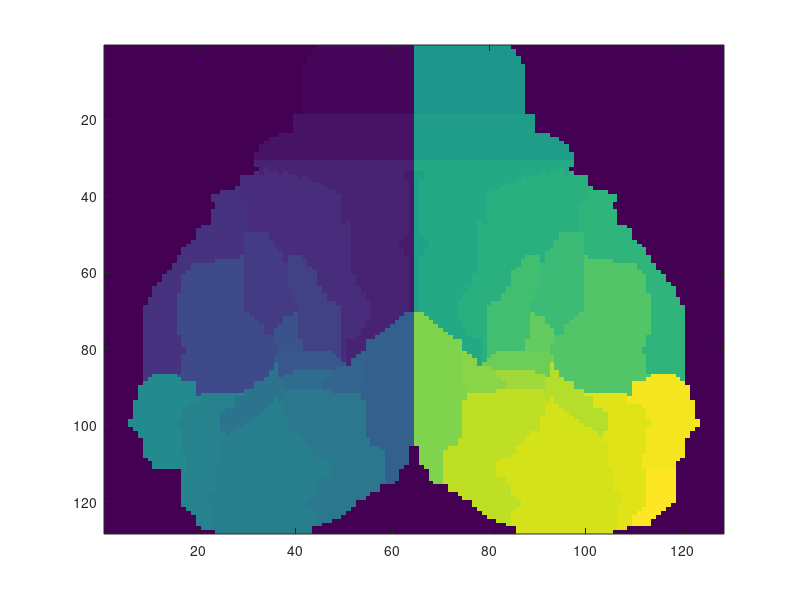

The MATLAB script that drew this image: (Note: this script raises an error after producing the figure.)
clear all;close all;clc
excelFile="X:\XW\PVChR2-Thy1RGECO\PVChR2-Thy1RGECO-LeftGrid.xlsx";
load(which('AtlasandIsbrain.mat'))
AtlasSeedsFilled(:,65:end)=AtlasSeedsFilled(:,65:end)+20;
AtlasSeedsFilled(AtlasSeedsFilled==20) = 0;
imagesc(AtlasSeedsFilled)
load('Z:\220210\220210-m.mat')


%load the laser frame (first frame of the laser stim)
for excelRows = 2:4    
    runsInfo = parseRuns_xw(excelFile,excelRows);
    runInfo = runsInfo(1);
    totalSubFileNum = length(runInfo.rawFile)/2;
    gridLaser_mouse = nan(128,128,160,totalSubFileNum);
    for ii = 1:totalSubFileNum
        load(strcat(runInfo.saveFilePrefix(1:end-6),'_',num2str(ii),'-xform_laser_grid.mat'),'gridLaser')
        gridLaser_mouse(:,:,:,ii) = gridLaser;
    end
    gridLaser_mouse = nanmean(gridLaser_mouse,4);
    save(strcat(runInfo.saveFilePrefix(1:end-6),'-xform_laser_grid.mat'),'gridLaser_mouse')
end

%loading prevoius step into one step file 
gridLaser_mice = nan(128,128,160,3);
ii = 1;
for excelRows = 2:4
    runsInfo = parseRuns_xw(excelFile,excelRows);
    runInfo = runsInfo(1);
    load(strcat(runInfo.saveFilePrefix(1:end-6),'-xform_laser_grid.mat'),'gridLaser_mouse')
    gridLaser_mice(:,:,:,ii)= gridLaser_mouse;
    ii = ii+1;
end
save('X:\XW\PVChR2-Thy1RGECO\cat\N13M309-N13M548-N13M549-gridLaser_mice.mat','gridLaser_mice')


%Find the maximum of each of the laser frames
load('X:\XW\PVChR2-Thy1RGECO\cat\N13M309-N13M548-N13M549-GoodSeedsNew.mat','GoodSeedsidx_new_mice')
seedLocation = nan(2,3,160);
seedLocation_mice = nan(2,160);
for ii = 1:160
    if GoodSeedsidx_new_mice(ii)
        tmp=gridLaser_mice(:,:,ii,1);
        [~,I_1] = max(tmp(:));
        [row_1,col_1] = ind2sub([128 128],I_1);
        seedLocation(1,1,ii) = row_1;
        seedLocation(2,1,ii) = col_1;

        tmp=gridLaser_mice(:,:,ii,2);
        [~,I_2] = max(tmp(:));
        [row_2,col_2] = ind2sub([128 128],I_2);
        seedLocation(1,2,ii) = row_2;
        seedLocation(2,2,ii) = col_2;

        tmp=gridLaser_mice(:,:,ii,3);
        [~,I_3] = max(tmp(:));        
        [row_3,col_3] = ind2sub([128 128],I_3);
        seedLocation(1,3,ii) = row_3;
        seedLocation(2,3,ii) = col_3;
        seedLocation_mice(1,ii) = mean(seedLocation(1,:,ii),2);
        seedLocation_mice(2,ii)= mean(seedLocation(2,:,ii),2);
    end
end
save('X:\XW\PVChR2-Thy1RGECO\cat\N13M309-N13M548-N13M549-SeedLocation.mat','seedLocation_mice')


% find index to sort the matrix in the order of functional regions
load('X:\XW\PVChR2-Thy1RGECO\cat\N13M309-N13M548-N13M549-SeedLocation.mat','seedLocation_mice')
atlasIndx = nan(1,160);
atlasIndx_valid = nan(1,79);
seedLocation_mice_valid = nan(2,79);
jj = 1;
for ii = 1:160
    if ~isnan(seedLocation_mice(1,ii))
        seedLocation_mice_valid(:,jj) = round(seedLocation_mice(:,ii));
        atlasIndx(ii) = AtlasSeedsFilled(seedLocation_mice_valid(1,jj),...
            seedLocation_mice_valid(2,jj));
        atlasIndx_valid(jj) = atlasIndx(ii);
        jj = jj+1;
    end
end
[atlasIndx_valid_sorted,I] = sort(atlasIndx_valid);
seedLocation_mice_valid_sorted = seedLocation_mice_valid(:,I);
save('X:\XW\PVChR2-Thy1RGECO\cat\N13M309-N13M548-N13M549-Atlas.mat','atlasIndx_valid_sorted','I','atlasIndx_valid')
save('X:\XW\PVChR2-Thy1RGECO\cat\N13M309-N13M548-N13M549-SeedLocation.mat','seedLocation_mice_valid','seedLocation_mice_valid_sorted','-append')

%create sorted seed location
load('X:\XW\PVChR2-Thy1RGECO\cat\N13M309-N13M548-N13M549-GoodSeedsNew.mat')
colors = {'r','g','b','w'};
ll = 1;
for excelRows = 2:4
    runsInfo = parseRuns_xw(excelFile,excelRows);
    runInfo = runsInfo(1);
    totalSubFileNum = length(runInfo.rawFile)/2;
    load(strcat(runInfo.saveFilePrefix(1:end-6),'-xform_laser_grid.mat'),'gridLaser_mouse')
    seedLocation_mouse = nan(2,160);
    seedLocation_mouse_valid = nan(2,79);
    seedLocation_mouse_R = nan(2,160);
    seedLocation_mouse_valid_R = nan(2,79);
    jj = 1;
    for ii = 1:160
        if GoodSeedsidx_new_mice(ii)
            temp = gridLaser_mouse(:,:,ii,1);
            [~,I_temp] = max(temp(:));
            [row,col] = ind2sub([128 128],I_temp);

            seedLocation_mouse(1,ii) = row;
            seedLocation_mouse(2,ii) = col;
            seedLocation_mouse_valid(1,jj) = row;
            seedLocation_mouse_valid(2,jj) = col;

            seedLocation_mouse_R(1,ii) = row;
            seedLocation_mouse_R(2,ii) = 128-col+1;
            seedLocation_mouse_valid_R(1,jj) = row;
            seedLocation_mouse_valid_R(2,jj) = 128-col+1;
            jj = jj+1;
        end
    end
    seedLocation_mouse_valid_sorted = seedLocation_mouse_valid(:,I);
    seedLocation_mouse_valid_sorted_R = seedLocation_mouse_valid_R(:,I);
    for kk = 1:79
        hold on
        scatter(seedLocation_mouse_valid_sorted(2,kk),...
            seedLocation_mouse_valid_sorted(1,kk),colors{ll})
    end
    for kk = 1:79
        hold on
        scatter(seedLocation_mouse_valid_sorted_R(2,kk),...
            seedLocation_mouse_valid_sorted_R(1,kk),colors{ll})
    end
    save(strcat(runInfo.saveFilePrefix(1:end-6),'-seedLocation.mat'),...
        'seedLocation_mouse','seedLocation_mouse_valid','seedLocation_mouse_valid_sorted',...
        'seedLocation_mouse_R','seedLocation_mouse_valid_R','seedLocation_mouse_valid_sorted_R')
    ll = ll+1;
end

% create time trace for each seed
for excelRows = 2:4
    runsInfo = parseRuns_xw(excelFile,excelRows);
    runInfo = runsInfo(1);
    totalSubFileNum = length(runInfo.rawFile)/2;
    load(strcat(runInfo.saveFilePrefix(1:end-6),'-seedLocation.mat'),'seedLocation_mouse','seedLocation_mouse_R')
    load(runInfo.saveMaskFile,'GoodSeedsidx')
    gridEvokeTimeTrace_jRGECO1a_L = nan(runInfo.samplingRate*runInfo.blockLen,160);
    gridEvokeTimeTrace_jRGECO1a_R = nan(runInfo.samplingRate*runInfo.blockLen,160);
    
    jj = 1;
    for ii = 1:totalSubFileNum
        load(strcat(runInfo.saveFilePrefix(1:end-6),'_',num2str(ii),'-avgCalciumMovie.mat'),'AvgMovie_jRGECO1a')
        AvgMovie_jRGECO1a = reshape(AvgMovie_jRGECO1a,128,128,runInfo.samplingRate*runInfo.blockLen,[]);
        numBlock = size(AvgMovie_jRGECO1a,4);
        kk = 1;
        while kk < numBlock+1
            if GoodSeedsidx(m(jj)) == 1        
                x1 = seedLocation_mouse(2,m(jj));
                y1 = seedLocation_mouse(1,m(jj));
                [X,Y] = meshgrid(1:128,1:128);
                radius = 3;
                ROI = sqrt((X-x1).^2+(Y-y1).^2)<radius;
                movie_jRGECO1a = AvgMovie_jRGECO1a(:,:,:,kk);
                ROI = ROI(:);
                movie_jRGECO1a = reshape(movie_jRGECO1a,[],size(movie_jRGECO1a,3));
                gridEvokeTimeTrace_jRGECO1a_L(:,m(jj)) = squeeze(mean(movie_jRGECO1a(ROI,:)));  
                               
                x1 = seedLocation_mouse_R(2,m(jj));
                y1 = seedLocation_mouse_R(1,m(jj));
                [X,Y] = meshgrid(1:128,1:128);
                radius = 3;
                ROI = sqrt((X-x1).^2+(Y-y1).^2)<radius;
                movie_jRGECO1a = AvgMovie_jRGECO1a(:,:,:,kk);
                ROI = ROI(:);
                movie_jRGECO1a = reshape(movie_jRGECO1a,[],size(movie_jRGECO1a,3));
                gridEvokeTimeTrace_jRGECO1a_R(:,m(jj)) = squeeze(mean(movie_jRGECO1a(ROI,:)));       
                kk = kk+1;
            end
            jj = jj+1;
        end       
    end
    gridEvokeTimeTrace_jRGECO1a_valid_L = gridEvokeTimeTrace_jRGECO1a_L;
    gridEvokeTimeTrace_jRGECO1a_valid_L(:,logical(1-GoodSeedsidx_new_mice)) = [];
    gridEvokeTimeTrace_jRGECO1a_valid_L_sorted = gridEvokeTimeTrace_jRGECO1a_valid_L(:,I);
    
    gridEvokeTimeTrace_jRGECO1a_valid_R = gridEvokeTimeTrace_jRGECO1a_R;
    gridEvokeTimeTrace_jRGECO1a_valid_R(:,logical(1-GoodSeedsidx_new_mice)) = [];
    gridEvokeTimeTrace_jRGECO1a_valid_R_sorted = gridEvokeTimeTrace_jRGECO1a_valid_R(:,I);
    save(strcat(runInfo.saveFilePrefix(1:end-6),'-evokeTimeTrace-Calcium.mat'),...
        'gridEvokeTimeTrace_jRGECO1a_L','gridEvokeTimeTrace_jRGECO1a_valid_L','gridEvokeTimeTrace_jRGECO1a_valid_L_sorted',...
    'gridEvokeTimeTrace_jRGECO1a_R','gridEvokeTimeTrace_jRGECO1a_valid_R','gridEvokeTimeTrace_jRGECO1a_valid_R_sorted')
end

%Generate EC matrix
ECMatrix_calcium_mice_LR_sorted = nan(79,79*2,3);
numMouse = 1;
for excelRows = 2:4
    runsInfo = parseRuns_xw(excelFile,excelRows);
    runInfo = runsInfo(1);
    load(strcat(runInfo.saveFilePrefix(1:end-6),'-evokeTimeTrace-Calcium'),...
        'gridEvokeTimeTrace_jRGECO1a_valid_L_sorted','gridEvokeTimeTrace_jRGECO1a_valid_R_sorted') 
    ECMatrix_calcium_R_sorted = nan(79);
    ECMatrix_calcium_L_sorted = nan(79);
    ECMatrix_calcium_LR_sorted = nan(79,79*2);
    for kk = 1:79
        for ll = 1:79
            ECMatrix_calcium_R_sorted(kk,ll) = corr(gridEvokeTimeTrace_jRGECO1a_valid_L_sorted(:,kk),...
                gridEvokeTimeTrace_jRGECO1a_valid_R_sorted(:,ll));
            ECMatrix_calcium_L_sorted(kk,ll) = corr(gridEvokeTimeTrace_jRGECO1a_valid_L_sorted(:,kk),...
                gridEvokeTimeTrace_jRGECO1a_valid_L_sorted(:,ll));  
        end
    end
    save(strcat(runInfo.saveFilePrefix(1:end-6),'-ECMatrix-Calcium'),...
    'ECMatrix_calcium_L_sorted','ECMatrix_calcium_R_sorted','-append')
    ECMatrix_calcium_LR_sorted(:,1:79) = ECMatrix_calcium_L_sorted;
    ECMatrix_calcium_LR_sorted(:,80:end) = ECMatrix_calcium_R_sorted;
    
    save(strcat(runInfo.saveFilePrefix(1:end-6),'-ECMatrix-Calcium'),...
    'ECMatrix_calcium_L_sorted','ECMatrix_calcium_R_sorted','ECMatrix_calcium_LR_sorted','-append')

    ECMatrix_calcium_mice_LR_sorted(:,1:79,numMouse) = atanh(ECMatrix_calcium_L_sorted);
    ECMatrix_calcium_mice_LR_sorted(:,80:end,numMouse) = atanh(ECMatrix_calcium_R_sorted);
    numMouse = numMouse+1;
    figure
    colormap jet
    imagesc(ECMatrix_calcium_LR_sorted,[-1 1])
    h = colorbar;
    ylabel(h, 'r')
    title([runInfo.mouseName,'-ECMatrix-Calcium-LR'])
    axis image off
    saveas(gcf,strcat(runInfo.saveFilePrefix(1:end-6),'-ECMatrix-Calcium-LR.png'))
    saveas(gcf,strcat(runInfo.saveFilePrefix(1:end-6),'-ECMatrix-Calcium-LR.fig'))
    close all
end


ECMatrix_calcium_mice_LR_sorted = mean(ECMatrix_calcium_mice_LR_sorted,3);
save('X:\XW\PVChR2-Thy1RGECO\cat\N13M309-N13M548-N13M549-ECMatrix.mat',...
    'ECMatrix_calcium_mice_LR_sorted')


 load('D:\OIS_Process\Paxinos\AtlasandIsbrain.mat')
 load('X:\XW\PVChR2-Thy1RGECO\cat\N13M309-N13M548-N13M549-Atlas.mat', 'atlasIndx_valid_sorted')
 for ii = 1:79
 ECMatrix_calcium_mice_LR_sorted(ii,ii) = 0;
 ECMatrix_calcium_mice_LR_sorted(ii,ii+79) = 0;
 end
figure('units','normalized','outerposition',[0 0 1 1])
colormap jet
imagesc(ECMatrix_calcium_mice_LR_sorted,[-0.8 0.8]);
title('N13M309-N13M548-N13M549-ECMatrix-Calcium-LR')
h = colorbar;
ylabel(h, 'z(r)','fontsize',14,'FontWeight','bold')
axis image
 [C, ia, ic] = unique(atlasIndx_valid_sorted);
seednames_sorted = cell(1,17*2);
for ii = 1:17
    seednames_sorted{ii} = seednames{atlasIndx_valid_sorted(ia(ii))};
    seednames_sorted{ii+17} = seednames{atlasIndx_valid_sorted(ia(ii))};
end
yticks(ia)
yticklabels(seednames_sorted)
xticks([ia' ia'+79])
xticklabels(seednames_sorted)
xtickangle(45)
a = get(gca,'XTickLabel');
set(gca,'XTickLabel',a,'fontsize',10,'FontWeight','bold')
grid on
ax = gca;
ax.GridAlpha = 1;
saveas(gcf,'X:\XW\PVChR2-Thy1RGECO\cat\N13M309-N13M548-N13M549-ECMatrix-Calcium-LR.png')
saveas(gcf,'X:\XW\PVChR2-Thy1RGECO\cat\N13M309-N13M548-N13M549-ECMatrix-Calcium-LR.fig')


